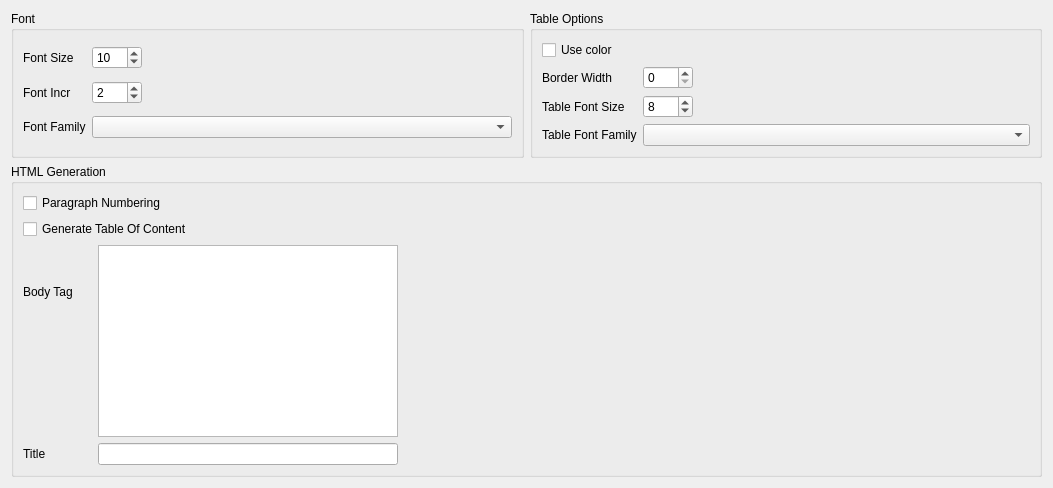
     <widget class="QWidget" name="HTML">
      <attribute name="title">
       <string>HTML</string>
      </attribute>
      <layout class="QGridLayout" name="gridLayout_12">
       <item row="0" column="0">
        <widget class="QGroupBox" name="groupBox_HTML_font">
         <property name="title">
          <string>Font</string>
         </property>
         <layout class="QGridLayout" name="gridLayout_10">
          <item row="0" column="0">
           <widget class="QLabel" name="label_HTML_font_size">
            <property name="text">
             <string>Font Size</string>
            </property>
           </widget>
          </item>
          <item row="0" column="1">
           <widget class="QSpinBox" name="spinBox_HTML_font_size">
            <property name="sizePolicy">
             <sizepolicy hsizetype="Fixed" vsizetype="Fixed">
              <horstretch>0</horstretch>
              <verstretch>0</verstretch>
             </sizepolicy>
            </property>
            <property name="minimumSize">
             <size>
              <width>50</width>
              <height>0</height>
             </size>
            </property>
            <property name="maximumSize">
             <size>
              <width>50</width>
              <height>16777215</height>
             </size>
            </property>
            <property name="maximum">
             <number>80</number>
            </property>
            <property name="value">
             <number>10</number>
            </property>
           </widget>
          </item>
          <item row="0" column="2">
           <spacer name="horizontalSpacer_30">
            <property name="orientation">
             <enum>Qt::Horizontal</enum>
            </property>
            <property name="sizeHint" stdset="0">
             <size>
              <width>270</width>
              <height>20</height>
             </size>
            </property>
           </spacer>
          </item>
          <item row="1" column="0">
           <widget class="QLabel" name="label_HTML_font_incr">
            <property name="text">
             <string>Font Incr</string>
            </property>
           </widget>
          </item>
          <item row="1" column="1">
           <widget class="QSpinBox" name="spinBox_HTML_font_incr">
            <property name="sizePolicy">
             <sizepolicy hsizetype="Fixed" vsizetype="Fixed">
              <horstretch>0</horstretch>
              <verstretch>0</verstretch>
             </sizepolicy>
            </property>
            <property name="minimumSize">
             <size>
              <width>50</width>
              <height>0</height>
             </size>
            </property>
            <property name="maximumSize">
             <size>
              <width>50</width>
              <height>16777215</height>
             </size>
            </property>
            <property name="maximum">
             <number>20</number>
            </property>
            <property name="value">
             <number>2</number>
            </property>
           </widget>
          </item>
          <item row="1" column="2">
           <spacer name="horizontalSpacer_31">
            <property name="orientation">
             <enum>Qt::Horizontal</enum>
            </property>
            <property name="sizeHint" stdset="0">
             <size>
              <width>270</width>
              <height>20</height>
             </size>
            </property>
           </spacer>
          </item>
          <item row="2" column="0">
           <widget class="QLabel" name="label_HTML_font_family">
            <property name="text">
             <string>Font Family</string>
            </property>
           </widget>
          </item>
          <item row="2" column="1" colspan="2">
           <widget class="QComboBox" name="comboBox_HTML_font_family"/>
          </item>
         </layout>
        </widget>
       </item>
       <item row="0" column="1">
        <widget class="QGroupBox" name="groupBox_HTML_table_border_width_table_options">
         <property name="title">
          <string>Table Options</string>
         </property>
         <layout class="QGridLayout" name="gridLayout_11">
          <item row="0" column="0">
           <widget class="QCheckBox" name="checkBox_HTML_table_use_color">
            <property name="text">
             <string>Use color</string>
            </property>
           </widget>
          </item>
          <item row="0" column="1" colspan="2">
           <spacer name="horizontalSpacer_32">
            <property name="orientation">
             <enum>Qt::Horizontal</enum>
            </property>
            <property name="sizeHint" stdset="0">
             <size>
              <width>268</width>
              <height>20</height>
             </size>
            </property>
           </spacer>
          </item>
          <item row="1" column="0">
           <widget class="QLabel" name="label_HTML_table_border_width">
            <property name="text">
             <string>Border Width</string>
            </property>
           </widget>
          </item>
          <item row="1" column="1">
           <widget class="QSpinBox" name="spinBox_HTML_table_border_width">
            <property name="sizePolicy">
             <sizepolicy hsizetype="Fixed" vsizetype="Fixed">
              <horstretch>0</horstretch>
              <verstretch>0</verstretch>
             </sizepolicy>
            </property>
            <property name="minimumSize">
             <size>
              <width>50</width>
              <height>0</height>
             </size>
            </property>
            <property name="maximumSize">
             <size>
              <width>50</width>
              <height>16777215</height>
             </size>
            </property>
            <property name="maximum">
             <number>100</number>
            </property>
            <property name="value">
             <number>0</number>
            </property>
           </widget>
          </item>
          <item row="1" column="2">
           <spacer name="horizontalSpacer_34">
            <property name="orientation">
             <enum>Qt::Horizontal</enum>
            </property>
            <property name="sizeHint" stdset="0">
             <size>
              <width>198</width>
              <height>20</height>
             </size>
            </property>
           </spacer>
          </item>
          <item row="2" column="0">
           <widget class="QLabel" name="label_HTML_table_font_size">
            <property name="text">
             <string>Table Font Size</string>
            </property>
           </widget>
          </item>
          <item row="2" column="1">
           <widget class="QSpinBox" name="spinBox_HTML_table_font_size">
            <property name="sizePolicy">
             <sizepolicy hsizetype="Fixed" vsizetype="Fixed">
              <horstretch>0</horstretch>
              <verstretch>0</verstretch>
             </sizepolicy>
            </property>
            <property name="minimumSize">
             <size>
              <width>50</width>
              <height>0</height>
             </size>
            </property>
            <property name="maximumSize">
             <size>
              <width>50</width>
              <height>16777215</height>
             </size>
            </property>
            <property name="maximum">
             <number>100</number>
            </property>
            <property name="value">
             <number>8</number>
            </property>
           </widget>
          </item>
          <item row="2" column="2">
           <spacer name="horizontalSpacer_33">
            <property name="orientation">
             <enum>Qt::Horizontal</enum>
            </property>
            <property name="sizeHint" stdset="0">
             <size>
              <width>198</width>
              <height>20</height>
             </size>
            </property>
           </spacer>
          </item>
          <item row="3" column="0">
           <widget class="QLabel" name="label_HTML_table_font_family">
            <property name="text">
             <string>Table Font Family</string>
            </property>
           </widget>
          </item>
          <item row="3" column="1" colspan="2">
           <widget class="QComboBox" name="comboBox_HTML_table_font_family"/>
          </item>
         </layout>
        </widget>
       </item>
       <item row="1" column="0" colspan="2">
        <widget class="QGroupBox" name="groupBox_HTML_generation">
         <property name="title">
          <string>HTML Generation</string>
         </property>
         <layout class="QGridLayout" name="gridLayout_21">
          <item row="0" column="0" colspan="2">
           <widget class="QCheckBox" name="checkBox_HTML_paragraph_numbers">
            <property name="text">
             <string>Paragraph Numbering</string>
            </property>
           </widget>
          </item>
          <item row="0" column="2" colspan="3">
           <spacer name="horizontalSpacer_35">
            <property name="orientation">
             <enum>Qt::Horizontal</enum>
            </property>
            <property name="sizeHint" stdset="0">
             <size>
              <width>638</width>
              <height>20</height>
             </size>
            </property>
           </spacer>
          </item>
          <item row="1" column="0" colspan="3">
           <widget class="QCheckBox" name="checkBox_HTML_generate_TOC">
            <property name="text">
             <string>Generate Table Of Content</string>
            </property>
           </widget>
          </item>
          <item row="1" column="3" colspan="2">
           <spacer name="horizontalSpacer_36">
            <property name="orientation">
             <enum>Qt::Horizontal</enum>
            </property>
            <property name="sizeHint" stdset="0">
             <size>
              <width>536</width>
              <height>20</height>
             </size>
            </property>
           </spacer>
          </item>
          <item row="2" column="0">
           <widget class="QLabel" name="label_HTML_body_tag">
            <property name="text">
             <string>Body Tag</string>
            </property>
           </widget>
          </item>
          <item row="2" column="1" rowspan="2" colspan="3">
           <widget class="QTextEdit" name="textEdit_HTML_body_tag">
            <property name="minimumSize">
             <size>
              <width>300</width>
              <height>0</height>
             </size>
            </property>
            <property name="maximumSize">
             <size>
              <width>300</width>
              <height>16777215</height>
             </size>
            </property>
           </widget>
          </item>
          <item row="3" column="4">
           <spacer name="horizontalSpacer_44">
            <property name="orientation">
             <enum>Qt::Horizontal</enum>
            </property>
            <property name="sizeHint" stdset="0">
             <size>
              <width>434</width>
              <height>20</height>
             </size>
            </property>
           </spacer>
          </item>
          <item row="4" column="0">
           <widget class="QLabel" name="label_HTML_title">
            <property name="text">
             <string>Title</string>
            </property>
           </widget>
          </item>
          <item row="4" column="1" colspan="3">
           <widget class="QLineEdit" name="lineEdit_HTML_title">
            <property name="minimumSize">
             <size>
              <width>300</width>
              <height>0</height>
             </size>
            </property>
            <property name="maximumSize">
             <size>
              <width>300</width>
              <height>16777215</height>
             </size>
            </property>
           </widget>
          </item>
          <item row="4" column="4">
           <spacer name="horizontalSpacer_45">
            <property name="orientation">
             <enum>Qt::Horizontal</enum>
            </property>
            <property name="sizeHint" stdset="0">
             <size>
              <width>434</width>
              <height>20</height>
             </size>
            </property>
           </spacer>
          </item>
         </layout>
        </widget>
       </item>
      </layout>
     </widget>
